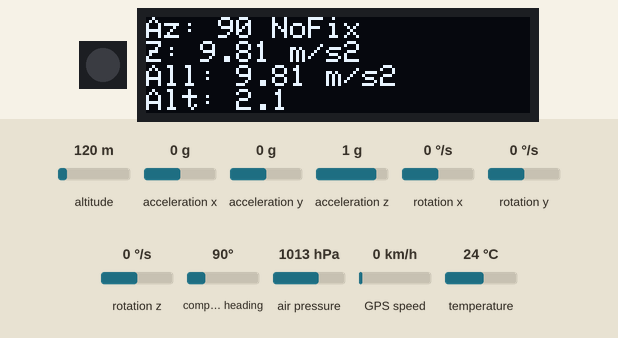
Recording of a sketch running on a simulated Raspberry Pi Pico. Shown: 1 RGB LEDs in strip order, left to right, 128×32 one-colour display. The inputs (shaded band) are chosen by the test bench; at power-on: acceleration z 1 g, altitude 120 m, acceleration x 0 g, acceleration y 0 g, compass heading 90°, air pressure 1013 hPa, rotation x 0 °/s, rotation y 0 °/s, rotation z 0 °/s, GPS speed 0 km/h, temperature 24 °C. Dim RGB values are drawn brighter than linear; the display library's start-up logo is not drawn; storage starts empty; the GPS gets a fix after 3 s at 37.7749, -122.4194 with 8 satellites; no radio packets arrive unless stated; what the sketch prints to the serial monitor is not drawn.

Above: at 2.2 s.
2.3 s: acceleration z set to -1.4 g
At 4.2 s:
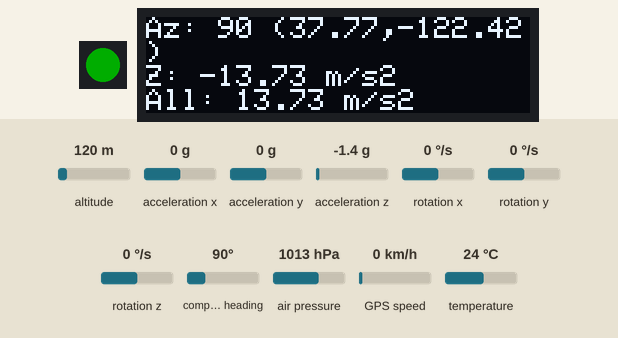
6.4 s: altitude set to 20 m
At 10.46 s:
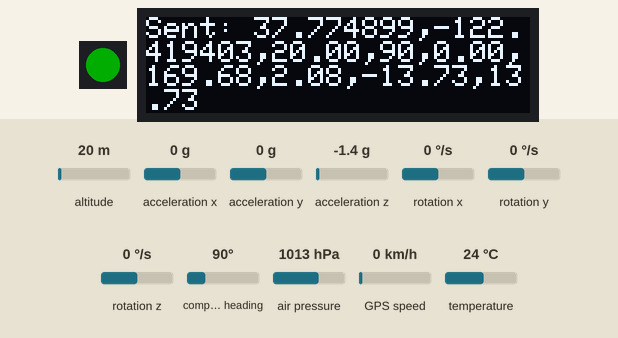
10.5 s: acceleration x set to -1.4 g
At 11.6 s:
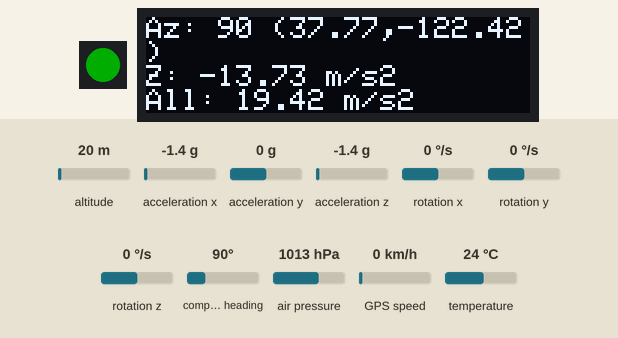
12.0 s: acceleration y set to -1.4 g
At 13.3 s:
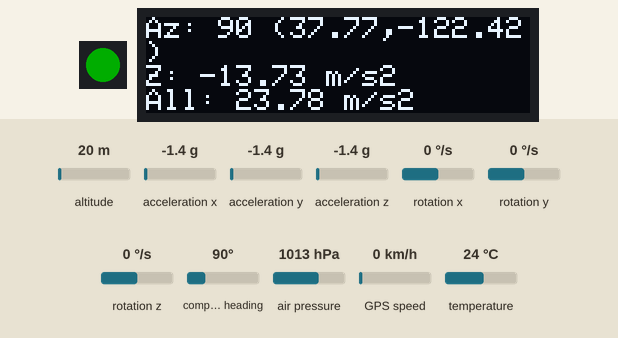
16.1 s: compass heading set to 7°
At 16.6 s:
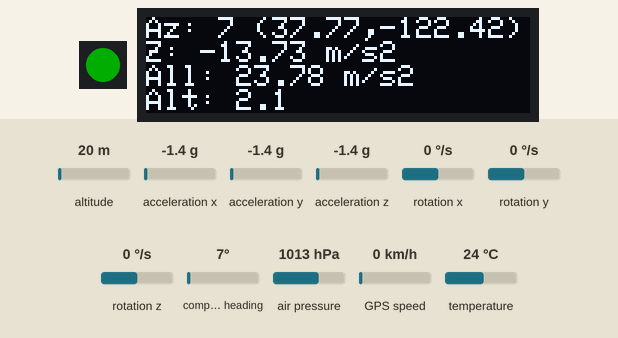
17.6 s: air pressure set to 952 hPa
At 18.3 s:
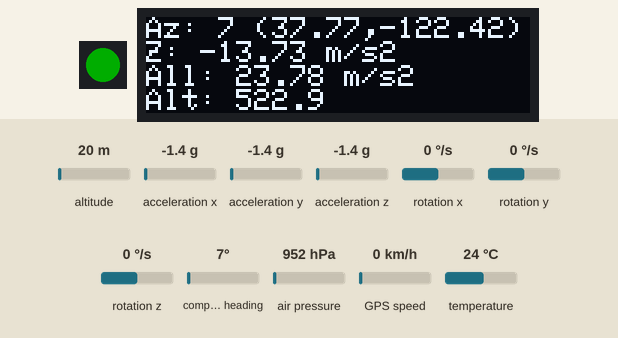
Timing chart, 0 to 20.6 s (numbered marks = the images above; inputs shaded):
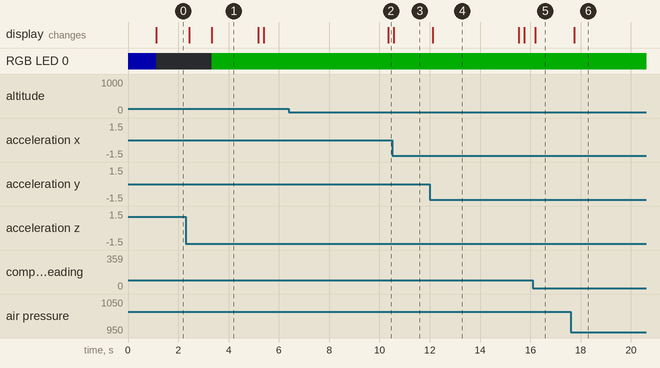

Measured:
- after the input at 2.3 s, the display: first changes after 0.14 s (image 1 shows a later state)
- after the input at 6.4 s, the display: changes after 4.0 s (image 2)
- after the input at 10.5 s, the display: changes after 0.08 s (image 3)
- after the input at 12.0 s, the display: changes after 0.12 s (image 4)
- after the input at 16.1 s, the display: changes after 0.10 s (image 5)
- after the input at 17.6 s, the display: changes after 0.14 s (image 6)
- what the display in image 1 shows lasts 1.9 s, from 3.3 s to 5.2 s

The sketch:

calibraterRFM.ino
```cpp
#include <Wire.h>
#include <Adafruit_GFX.h>
#include <Adafruit_SSD1306.h>
#include <QMC5883LCompass.h>
#include <TinyGPS++.h>
#include <Adafruit_BMP280.h>
#include <Adafruit_MPU6050.h>
#include <Adafruit_Sensor.h>
#include <SimpleKalmanFilter.h>
#include <SPI.h>
#include <SD.h>
#include <Adafruit_NeoPixel.h>
#include <RH_RF95.h> // For RFM95
#include <Servo.h>

// --- OLED Setup ---
#define SCREEN_WIDTH 128
#define SCREEN_HEIGHT 32
#define OLED_RESET     -1
Adafruit_SSD1306 display(SCREEN_WIDTH, SCREEN_HEIGHT, &Wire, OLED_RESET);

// --- QMC5883L (Compass) ---
QMC5883LCompass qmc;

// --- GPS (Neo-M10Q) -  Serial1 on GPIO0/1 - NO SERIAL MONITOR! ---
static const uint32_t GPSBaud = 9600;
TinyGPSPlus gps;

// --- BMP280 (Barometer) ---
Adafruit_BMP280 bmp;
const float SEALEVELPRESSURE_HPA = 1013.25;

// --- MPU6050 (Gyro/Accelerometer) ---
#define MPU6050_ADDRESS 0x68 // or 0x69
Adafruit_MPU6050 mpu;
SimpleKalmanFilter kalmanPitch(1, 1, 0.01);
SimpleKalmanFilter kalmanRoll(1, 1, 0.01);

// --- SD Card ---
#define SD_CS_PIN 25   //  Change this to your SD card's CS pin!

// --- File Naming and Logging Interval ---
const unsigned long LOG_INTERVAL = 5000;     // Log every 5 seconds
const unsigned long FILE_INTERVAL = 10000;     // Log every 5 seconds
unsigned long lastLogTime = 0;
unsigned long fileStartTime = 0;
unsigned long logCounter = 0;
unsigned long fileNumber = 0; // For creating unique filenames

// --- NeoPixel ---
#define NEOPIXEL_PIN 4
#define NUMPIXELS 1
Adafruit_NeoPixel pixels(NUMPIXELS, NEOPIXEL_PIN, NEO_GRB + NEO_KHZ800);
const uint32_t PXRED    = pixels.Color(255, 0, 0);
const uint32_t PXGREEN  = pixels.Color(0, 255, 0);
const uint32_t PXBLUE   = pixels.Color(0, 0, 255);
const uint32_t PXWHITE  = pixels.Color(255, 255, 255);
const uint32_t PXYELLOW = pixels.Color(255, 255, 0);
const uint32_t PXBLACK  = pixels.Color(0, 0, 0);
uint32_t PIXEL_COLOR = PXBLACK;

// --- RFM95 Configuration (Client - RP2040) ---
// Adafruit Feather RP2040 RFM95 Pinout
#define RFM95_CS      16  // GPIO16
#define RFM95_RST     17  // GPIO17
#define RFM95_INT     21  // GPIO21 (DIO0)
#define RFM95_FREQ 915.0

// --- Network Configuration ---
#define CLIENT_ADDRESS     1  // Address of this client (RP2040)
#define SERVER_ADDRESS     2  // Address of the server (ESP32)

RH_RF95 rf95(RFM95_CS, RFM95_INT);  // Create RFM95 instance

// --- for receive data from server ---
String inputString = "";
bool stringComplete = false;

void setup() {
  // --- Initialize NeoPixel, start BLUE ---
  pixels.begin();
  pixels.setBrightness(50); // Set brightness
  pixels.fill(PXBLUE);      // Blue: Initializing
  pixels.show();

  Serial.begin(115200);
  // --- Initialize OLED ---
  if (!display.begin(SSD1306_SWITCHCAPVCC, 0x3C)) {
    pixels.fill(PXRED); // Red for OLED failure
    pixels.show();
    while (1) delay(10);
  }
  display.display();
  delay(1000);
  display.clearDisplay();
  display.setTextSize(1);
  display.setTextColor(SSD1306_WHITE);

  // --- Initialize I2C ---
  Wire.begin();

  // --- Initialize QMC5883L ---
  qmc.init();

  // --- Initialize BMP280 ---
  if (!bmp.begin()) {
    pixels.fill(PXRED); // Red for BMP280 failure
    pixels.show();
    while (1) delay(10);
  }
  bmp.setSampling(Adafruit_BMP280::MODE_NORMAL,
                  Adafruit_BMP280::SAMPLING_X2,
                  Adafruit_BMP280::SAMPLING_X16,
                  Adafruit_BMP280::FILTER_X16,
                  Adafruit_BMP280::STANDBY_MS_500);

  // --- Initialize MPU6050 ---
  if (!mpu.begin(MPU6050_ADDRESS)) {
    pixels.fill(PXRED); // Red for MPU6050 failure
    pixels.show();
    while (1) delay(10);
  }
  mpu.setAccelerometerRange(MPU6050_RANGE_16_G);
  mpu.setGyroRange(MPU6050_RANGE_500_DEG);
  mpu.setFilterBandwidth(MPU6050_BAND_21_HZ);

  // --- Initialize GPS (Serial1 on GPIO0/1) ---
  Serial1.setRX(1);
  Serial1.setTX(0);
  Serial1.begin(GPSBaud);

  // --- Initialize SD Card ---
  if (!SD.begin(SD_CS_PIN)) {
    pixels.fill(PXRED); // Red for SD Card failure
    pixels.show();
    while (1) delay(10);
  }

// --- RFM95 Initialization ---
  pinMode(RFM95_RST, OUTPUT);
  digitalWrite(RFM95_RST, LOW);
  delay(10);
  digitalWrite(RFM95_RST, HIGH);
  delay(10);

  if (!rf95.init()) {
    oledDisplay("RFM95 Init Fail"); // Display error on OLED
    pixels.fill(PXRED); // Red for RFM95 failure
    pixels.show();
    while (1);
  }


  rf95.setFrequency(RFM95_FREQ); // 921.325 MHz
  rf95.setTxPower(23, false);    // Max power
  rf95.setSpreadingFactor(9);    // SF9 (can be 6–12)
  rf95.setSignalBandwidth(125000); // 125 kHz
  rf95.setCodingRate4(5);        // 4/5 coding rate


  // --- All initializations done: Green light ---
  pixels.fill(PXGREEN);  // Green = ready
  pixels.show();
}

void loop() {
  // Read all sensors
  readSensors();

  // Display data on OLED
  displaySensorData();

  // Log data to SD card
  if (millis() - lastLogTime >= LOG_INTERVAL) {
    logData();
    lastLogTime = millis();
    sendData(createDataString()); //=================================

  }

    // Check for incoming RFM95 messages (commands)
    if (stringComplete) {
       // In single-core mode, we do nothing with commands
       // other than clearing the flag.  We removed step changes.
        inputString = ""; //clear
        stringComplete = false; // Reset
    }
    // Send Data Regularly
  pixels.fill(PXWHITE);

  // Feed the GPS (using smartDelay)
  smartDelay(200); // Update every 200ms, gives time for other tasks
}

void readSensors() {
    // --- Read QMC5883L Data ---
    qmc.read();

    // --- Read GPS Data ---
    while (Serial1.available() > 0) {
        gps.encode(Serial1.read());
    }
    // --- Read MPU6050 Data ---
    sensors_event_t a, g, temp;
    mpu.getEvent(&a, &g, &temp);

    // --- Read BMP280 Data ---
    // The BMP280 library functions are blocking, which isn't ideal,
    // but in single-core mode, there's no way around it.

    // Check for valid BMP280 data
    if (isnan(bmp.readAltitude(SEALEVELPRESSURE_HPA)) || isinf(bmp.readAltitude(SEALEVELPRESSURE_HPA))) {
      return; // Don't use invalid BMP readings
    }
}

// Helper function to format data as a string
String createDataString() {
    // Read all the sensor values *before* creating the string.
    int azimuth = qmc.getAzimuth();
    float latitude = gps.location.isValid() ? gps.location.lat() : 0.0;
    float longitude = gps.location.isValid() ? gps.location.lng() : 0.0;
    float altitude = gps.location.isValid() ? gps.altitude.meters() : 0.0;
    bool gpsFix = gps.location.isValid();

    sensors_event_t a, g, temp;
    mpu.getEvent(&a, &g, &temp);

    float zAccel = a.acceleration.z;
    float totalAccel = sqrt(
        a.acceleration.x * a.acceleration.x +
        a.acceleration.y * a.acceleration.y +
        a.acceleration.z * a.acceleration.z
    );

    float roll = atan2(a.acceleration.y, a.acceleration.z) * 180.0 / PI;
    float pitch = atan2(-a.acceleration.x, sqrt(a.acceleration.y * a.acceleration.y + a.acceleration.z * a.acceleration.z)) * 180.0 / PI;
    float filteredPitch = kalmanPitch.updateEstimate(pitch);
    float filteredRoll = kalmanRoll.updateEstimate(roll);
    float bmpAltitude = bmp.readAltitude(SEALEVELPRESSURE_HPA);

    // Format the data string
    String dataString = "";

    if (gpsFix) {
        dataString += String(latitude, 6) + ",";
        dataString += String(longitude, 6) + ",";
        dataString += String(altitude) + ",";
    } else {
        dataString += "N/A,N/A,N/A,";
    }

    dataString += String(azimuth) + ",";
    dataString += String(filteredPitch) + ",";
    dataString += String(filteredRoll) + ",";
    dataString += String(bmpAltitude) + ",";
    dataString += String(zAccel, 2) + ",";
    dataString += String(totalAccel, 2);

    return dataString;
}


void displaySensorData() {
    int azimuth = qmc.getAzimuth();

    float latitude = 0.0;
    float longitude = 0.0;
    float altitude = 0.0;
    bool gpsFix = gps.location.isValid();

    if (gpsFix) {
        latitude = gps.location.lat();
        longitude = gps.location.lng();
        altitude = gps.altitude.meters();

        pixels.fill(PXGREEN);
        pixels.show();
    } else {
        pixels.fill(PXBLACK);
        pixels.show();
    }

    sensors_event_t a, g, temp;
    mpu.getEvent(&a, &g, &temp);

    // Get Z-axis accel and magnitude
    float zAccel = a.acceleration.z;
    float totalAccel = sqrt(
        a.acceleration.x * a.acceleration.x +
        a.acceleration.y * a.acceleration.y +
        a.acceleration.z * a.acceleration.z
    );

    float bmpAltitude = bmp.readAltitude(SEALEVELPRESSURE_HPA);

    // Display on OLED
    display.clearDisplay();
    display.setCursor(0, 0);

    // Azimuth & GPS
    display.print(F("Az: ")); display.print(azimuth);
    if (gpsFix) {
        display.print(F(" ("));
        display.print(latitude, 2); display.print(F(","));
        display.print(longitude, 2); display.println(F(")"));
    } else {
        display.println(F(" NoFix"));
    }

    // Show Z accel and total accel
    display.print(F("Z: ")); display.print(zAccel, 2); display.print(" m/s2\n");
    display.print(F("All: ")); display.print(totalAccel, 2); display.print(" m/s2\n");
    // Serial.print("Z: ");
    Serial.println(zAccel, 2);
    // Serial.print("All: "); Serial.println(totalAccel, 2);
    // Altitude
    display.print(F("Alt: ")); display.println(bmpAltitude, 1);

    display.display();
}


void logData() {
    char filename[15];

    // Check if it's time to create a new file
    if (millis() - fileStartTime >= FILE_INTERVAL * 1000) {
        fileNumber++; // Increment file number
         if(fileNumber > 9999){
            fileNumber = 0; // Reset
        }
        fileStartTime = millis();  // Reset file start time
        logCounter = 0; // Reset log entry counter within the file
    }

    snprintf(filename, sizeof(filename), "data%04lu.txt", fileNumber);

    File dataFile = SD.open(filename, FILE_WRITE); // Open in append mode

    if (dataFile) {
        // Write the data string to the file
        dataFile.println(createDataString());
        dataFile.close(); // *** IMPORTANT: Close the file ***
        logCounter++;


    } else {
        // OLED error display
        display.clearDisplay();
        display.setCursor(0, 0);
        display.println(F("File Error!"));
        display.display();
        delay(2000);
    }
}


static void smartDelay(unsigned long ms) {
  unsigned long start = millis();
  do {
    while (Serial1.available())
      gps.encode(Serial1.read());
  } while (millis() - start < ms);
}


void serialEvent() { // Receives input from RFM.
 while (Serial1.available()) {
   char inChar = (char)Serial1.read();
   inputString += inChar;
   if (inChar == '\n') {
     stringComplete = true;
   }
 }
}

// Helper function for simple OLED display
void oledDisplay(const char* text) {
    display.clearDisplay();
    display.setCursor(0, 0);
    display.setTextSize(1);
    display.setTextColor(SSD1306_WHITE);
    display.println(F(text));
    display.display();
}
```

SendData.ino
```cpp
void sendData(String data) {
  // Convert String to char array.
  char messageToSend[data.length() + 1];
  data.toCharArray(messageToSend, sizeof(messageToSend));

  // Send message
  rf95.send((uint8_t *)messageToSend, sizeof(messageToSend));
  rf95.waitPacketSent(); // Wait for transmission to complete
  Serial.print("Sent");
  display.clearDisplay();
  display.setCursor(0, 0);
  display.println("Sent: " + String(messageToSend));

  display.display();
}
```
